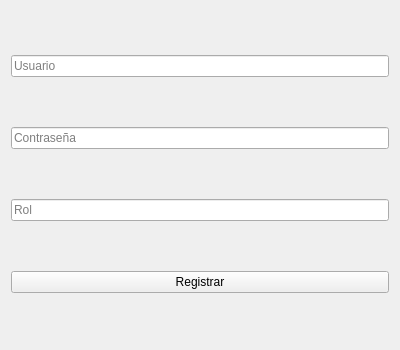
<?xml version="1.0" encoding="UTF-8"?>
<ui version="4.0">
 <class>RegisterUserPage</class>
 <widget class="QWidget" name="RegisterUserPage">
  <property name="geometry">
   <rect>
    <x>0</x>
    <y>0</y>
    <width>400</width>
    <height>350</height>
   </rect>
  </property>
  <property name="windowTitle">
   <string>Registrar Usuario</string>
  </property>
  <layout class="QVBoxLayout" name="verticalLayout">
   <item>
    <widget class="QLineEdit" name="usernameLineEdit">
     <property name="placeholderText">
      <string>Usuario</string>
     </property>
    </widget>
   </item>
   <item>
    <widget class="QLineEdit" name="passwordLineEdit">
     <property name="placeholderText">
      <string>Contraseña</string>
     </property>
     <property name="echoMode">
      <enum>QLineEdit::Password</enum>
     </property>
    </widget>
   </item>
   <item>
    <widget class="QLineEdit" name="rolLineEdit">
     <property name="placeholderText">
      <string>Rol</string>
     </property>
    </widget>
   </item>
   <item>
    <widget class="QPushButton" name="registerButton">
     <property name="text">
      <string>Registrar</string>
     </property>
    </widget>
   </item>
  </layout>
 </widget>
 <resources/>
 <connections/>
</ui>
